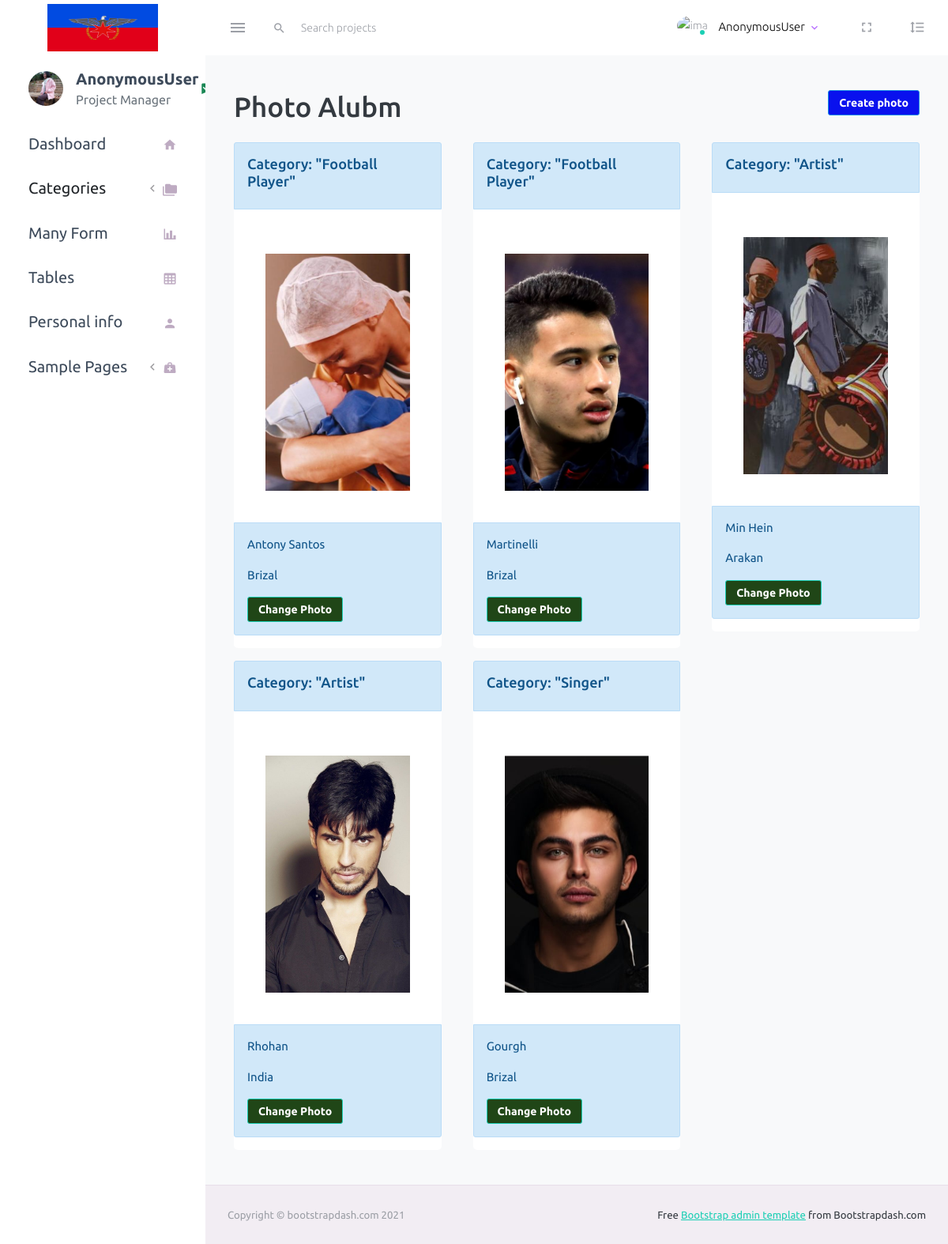
The page / on the database its author committed.
### myapp/models.py (models this page shows, shortened)
class Photo(models.Model):
   category = models.ForeignKey(Category, on_delete=models.SET_NULL, null=True, blank=True)
   country = models.CharField(max_length=50, null=True, blank=True)
   image = models.ImageField(upload_to='category-photo',null=True, blank=True)
   title = models.CharField(max_length=50,null=True, blank=True)

class Category(models.Model):
   user = models.ForeignKey(CustomUser, on_delete=models.SET_NULL, null=True, blank=True)
   name = models.CharField(max_length=100, null=True, blank=True)
   def __str__(self):
      return self.name

### myapp/views.py (the view)
# urls.py: path('', views.photo, name="photo"),
def photo(request):
    photos = Photo.objects.all()
    context = {
        'photos':photos,
    }
    return render(request, 'simplepage/photo_index.html', context)

### templates/simplepage/photo_index.html
{% extends 'layout/master.html' %}
{% load crispy_forms_tags %}
{% block content %}
<div class="image">
   <h1>Photo Alubm    <a href="{% url 'photo_create' %}" class="btn btn-sm btn-info float-end">Create photo</a></h1>
   <div class="photo-alubm">
      <div class="row">
         {% for photo in photos %}
         <div class="col col-sm-12 col-md-12 col-lg-4">
            <div class="card mt-3">
               <div class="card-header alert alert-info">
                  <h4>Category:  "{{ photo.category }}"</h4>
               </div>
               <div class="card-body" >
                  <img src="{{ photo.image.url }}" alt="" width="100%" height="300px" style="object-fit:cover">
               </div>
               <div class="card-footer alert alert-info">
                  <p>{{ photo.title }}</p>
                  <p>{{ photo.country }}</p>
                  <a href="{% url 'photo_change' photo.id %}" class="btn btn-sm btn-success">Change Photo</a>
               </div>
            </div>
         </div>
         {% endfor %}
      </div>
   </div>
</div>
{% endblock %}

### rows shown on the page
Photo: category "Football Player", image (picture), title "Antony Santos", country "Brizal"
Photo: category "Football Player", image (picture), title "Martinelli", country "Brizal"
Photo: category "Artist", image (picture), title "Min Hein", country "Arakan"
Photo: category "Artist", image (picture), title "Rhohan", country "India"
Photo: category "Singer", image (picture), title "Gourgh", country "Brizal"

### other values the page prints
{{ request.user }} "AnonymousUser"
